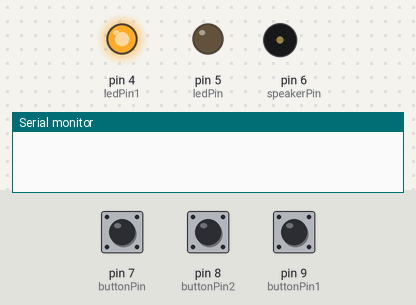
Simulated run of this sketch. Board: Arduino Pro Mini, built with avr-gcc and run on an emulated ATmega328P. On the bench: output pins drawn as LEDs (lit = HIGH), buzzer (waves = sounding), the last lines printed to the serial monitor. The inputs (shaded band) are chosen by the test bench; at power-on: pin 7 (buttonPin) LOW, pin 8 (buttonPin2) LOW, pin 9 (buttonPin1) LOW.

Above: at 0.85 s.
1.4 s: pin 7 (buttonPin) pulled HIGH for 0.45 s
At 2.1 s:
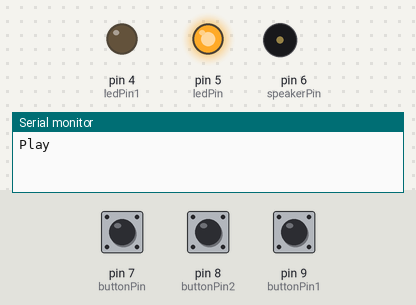
3.3 s: pin 7 (buttonPin) pulled HIGH for 1 s
At 4.65 s:
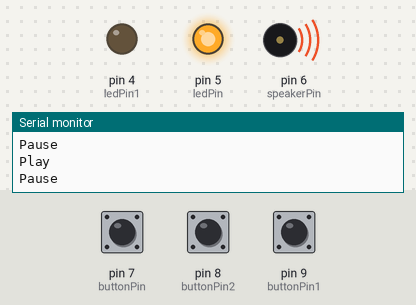
6.3 s: pin 8 (buttonPin2) pulled HIGH for 0.45 s
At 7.8 s:
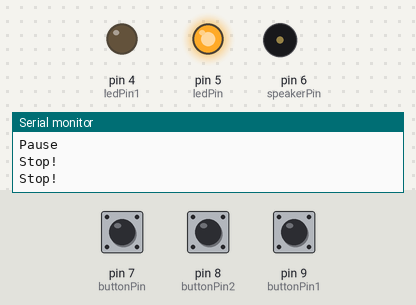
8.2 s: pin 9 (buttonPin1) pulled HIGH for 0.45 s
At 8.79 s:
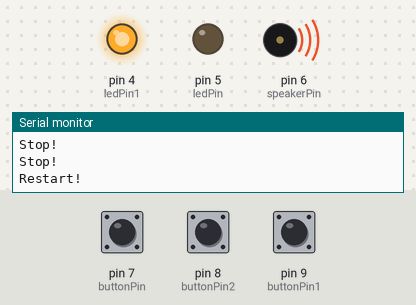
11.2 s: pin 7 (buttonPin) pulled HIGH for 3.2 s
At 12.0 s:
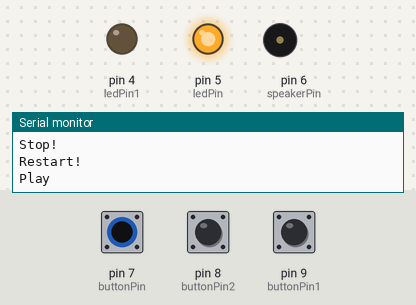
Timing chart, 0 to 14.2 s (numbered marks = the images above; inputs shaded):
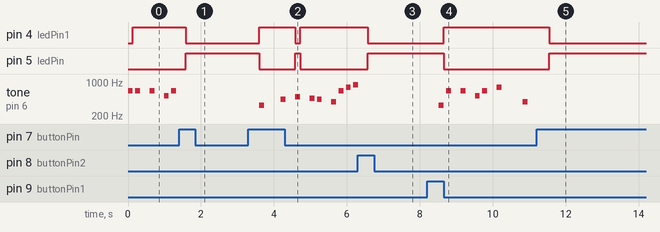

Measured:
- after the input at 1.4 s, pin 4 (ledPin1): HIGH → LOW after 0.18 s; pin 5 (ledPin): LOW → HIGH after 0.18 s; tone on pin 6 (speakerPin): stops changing and stays silent
- after the input at 3.3 s, pin 4 (ledPin1): LOW → HIGH after 0.30 s, → LOW 0.99 s later, → HIGH 0.13 s later; pin 5 (ledPin): HIGH → LOW after 0.30 s, → HIGH 0.99 s later, → LOW 0.13 s later
- after the input at 6.3 s, pin 4 (ledPin1): HIGH → LOW after 0.27 s; pin 5 (ledPin): LOW → HIGH after 0.27 s; tone on pin 6 (speakerPin): goes on until 6.3 s, then stays silent
- after the input at 8.2 s, pin 4 (ledPin1): LOW → HIGH after 0.46 s; pin 5 (ledPin): HIGH → LOW after 0.46 s; tone on pin 6 (speakerPin): plays 329 Hz for 0.14 s, 659 Hz for 0.13 s, 659 Hz for 0.13 s, 523 Hz for 0.13 s, 659 Hz for 0.13 s, 783 Hz for 0.13 s … (7 notes in this stretch), starting after 0.32 s
- after the input at 11.2 s, pin 4 (ledPin1): HIGH → LOW after 0.35 s; pin 5 (ledPin): LOW → HIGH after 0.35 s; tone on pin 6 (speakerPin): stops changing and stays silent
- by itself, tone on pin 6 (speakerPin): plays 659 Hz for 0.13 s, 659 Hz for 0.13 s, 659 Hz for 0.13 s, 523 Hz for 0.13 s, 659 Hz for 0.13 s

The sketch:

super_mario_player_v1.1.ino
```cpp
/*
************************************************************
* Authors: 44 group, TU-Sofia                              *
* Year: 2015                                               *
* Version: 1.1                                             *
* Software: Arduino 1.6.3                                  *
* Hardware: Arduino pro mini                               *
* Used sources: 1.http://www.arduino.cc/en/Reference/Tone  *
* 2.http://www.arduino.cc/en/Tutorial/Pushbutton           *
* 3.http://www.arduino.cc/en/Tutorial/Melody               *
* 4.http://www.arduino.cc/en/Tutorial/Button               *
*                                                          *
************************************************************
*/
int speakerPin = 6;
int  buttonPin = 7;  // play/pause button
int  buttonPin2 = 8;  //stop button
int  buttonPin1 = 9; //restart button
int ledPin = 5; //red
int ledPin1 = 4; //green

int length = 295; // the number of notes
char notes[] = "EE E CE G  g  C  g e  a b ia gEGA FG E CDb C  g e  a b ia gEGA FG E CDb  GNFR E uaC aCD GNFR E 1 11   GNFR E uaC aCD L  D C   CC C CD EC ag  CC C CDE  CC C CD EC ag  EE E CE G  g  C  g e  a b ia gEGA FG E CDb C  g e  a b ia gEGA FG E CDb EC g u aF Fa  bAAAGFEC ag  EC g u aF Fa  bF FFEDCe ec  "; // a space represents a rest
float beats[] = { 1, 1, 1, 1, 1, 1, 1, 1, 1, 1, 2, 1, 1, 2, 1, 1, 1, 1, 2, 1, 1, 1, 1, 1, 1, 1, 1, 1, 1, 1, 1, 1, 1, 1, 1, 1, 1, 1, 1, 1, 1, 1, 2, 1, 1, 1, 1, 2, 1, 1, 1, 1, 1, 1, 1, 1, 1, 1, 1, 1, 1, 1, 1, 1, 1, 1, 1, 1, 1, 1, 1, 2, //Page 1
                2, 1, 1, 1, 1, 1, 1, 1, 1, 1, 1, 1, 1, 1, 1, 2, 1, 1, 1, 1, 1, 1, 1, 1, 1, 1, 1, 1, 2, 2, 1, 1, 1, 1, 1, 1, 1, 1, 1, 1, 1, 1, 1, 1, 2, 1, 1, 1, 1, 2, 1, 1, 2, 4, //Page 2
                1, 1, 1, 1, 1, 1, 1, 1, 1, 1, 1, 1, 1, 1, 2, 1, 1, 1, 1, 1, 1, 1, 1, 4, 4, 1, 1, 1, 1, 1, 1, 1, 1, 1, 1, 1, 1, 1, 1, 2, 1, 1, 1, 1, 1, 1, 1, 1, 1, 1, 2, 1, 1, 2, //Page4
                1, 1, 1, 1, 2, 1, 1, 1, 1, 1, 1, 1, 1, 1, 1, 1, 1, 1, 1, 1, 1, 1, 1, 1, 1, 1, 1, 1, 2, 1, 1, 1, 1, 2, 1, 1, 1, 1, 1, 1, 1, 1, 1, 1, 1, 1, 1, 1, 1, 1, 1, 1, 1, 1, 1, 1, 1, 2, //Page 5
                1, 1, 1, 1, 2, 1, 1, 1, 1, 1, 1, 1, 1, 2, 1.3, 1.3, 1.3, 1.3, 1.3, 1.3, 1, 1, 1, 1, 1, 1, 2, 1, 1, 1, 1, 2, 1, 1, 1, 1, 1, 1, 1, 1, 2, 1, 1, 1, 1, 1.3, 1.3, 1.3, 1, 1, 1, 1, 1, 1, 2 }; //Page 6

int tempo = 130;
int buttonPushCounter = 0;   // counter for the number of button presses
int buttonState = 0;         // current state of the button
int buttonState1 = 0;
int buttonState2 = 0;
int lastButtonState = 0;     // previous state of the button
int i;
int control = 0;

void playTone(int tone1, int duration)
{
    //read the pushbutton input pin
    buttonState = digitalRead(buttonPin);
    buttonState1 = digitalRead(buttonPin1);
    buttonState2 = digitalRead(buttonPin2);

    // compare the buttonState to its previous state
    if (buttonState != lastButtonState)
    {
        // if the state has changed, increment the counter
        if (buttonState == HIGH)
        {
            // if the current state is HIGH then the button
            // wend from off to on:
            buttonPushCounter++;
            Serial.println("Play");
            control = 0;
            digitalWrite(ledPin1, HIGH);
            digitalWrite(ledPin, LOW);
        }
        else
        {
            // if the current state is LOW then the button
            // wend from on to off:
            Serial.println("Pause");
            control = 0;
            digitalWrite(ledPin, HIGH);
            digitalWrite(ledPin1, LOW);
        }
    }
    if (buttonState1 == HIGH)
    {
        i = 0;
        Serial.println("Restart!");
        //delay (100);
        control = 0;
    }
    if (buttonState2 == HIGH)
    {

        Serial.println("Stop!");
        //delay (100);
        control = 1;
        digitalWrite(ledPin, HIGH);
        digitalWrite(ledPin1, LOW);
    }


    // save the current state as the last state,
    //for next time through the loop
    lastButtonState = buttonState;
    if (buttonPushCounter %2 == 0 && control == 0)
    {
        for (long i = 0; i < duration * 1000L; i += tone1)
        {
            tone(speakerPin, tone1);
            delayMicroseconds(tone1);
        }
        noTone(speakerPin);
        digitalWrite(ledPin1, HIGH);
        digitalWrite(ledPin, LOW);
    }
    else
    {
        digitalWrite(ledPin, HIGH);
        digitalWrite(ledPin1, LOW);
    }
}

void playNote(char note, int duration)
{
 //                        c    c#   d    d#   e    f    f#   g    g#   a    a#   b
  char names[] = { ' ',  '!', '2', '3', '4', '5', '6', '7', '8', '9', '0', '-', '=', 'c', 'd', 'e', 'f', 'g', 'a', 'b', 'C', 'D', 'E', 'F', 'G', 'A', 'B', 'i', 'N', 'R', 'u',  '1', 'L', 'k'}; // [i = b flat] [N = G flat] [R = D#] [u = g#] [1 = C oct. 5] [L = E flat]
  int tones[] =  {   0, 1046, 138, 146, 155, 164, 174, 184, 195, 207, 220, 233, 246, 261, 293, 329, 349, 391, 440, 493, 523, 587, 659, 698, 783, 880, 987, 466, 740, 622, 415, 1046, 622u, 227};

    // play the tone corresponding to the note name
    for (int i = 0; i < 34; i++)
    {
        if (names[i] == note)
        {
            playTone(tones[i], duration);
        }
    }
}

void setup()
{
    pinMode(speakerPin, OUTPUT);
    // initialize the button pin as a input:
    pinMode(buttonPin, INPUT);
    pinMode(buttonPin1, INPUT);
    pinMode(buttonPin2, INPUT);
    // initialize the LED as an output:
    pinMode(ledPin, OUTPUT);
    pinMode(ledPin1, OUTPUT);
    // initialize serial communication:
    Serial.begin(9600);
}

void loop()
{

// buttonState1 = digitalRead(buttonPin1);
    for (i = 0; i < length; i++)
    {
        if (notes[i] == ' ')
        {
            delay(beats[i] * tempo); // rest
        }
        else
        {
            playNote(notes[i], beats[i] * tempo);
        }

        // pause between notes
        delay(tempo / 2);
    }

}
```
